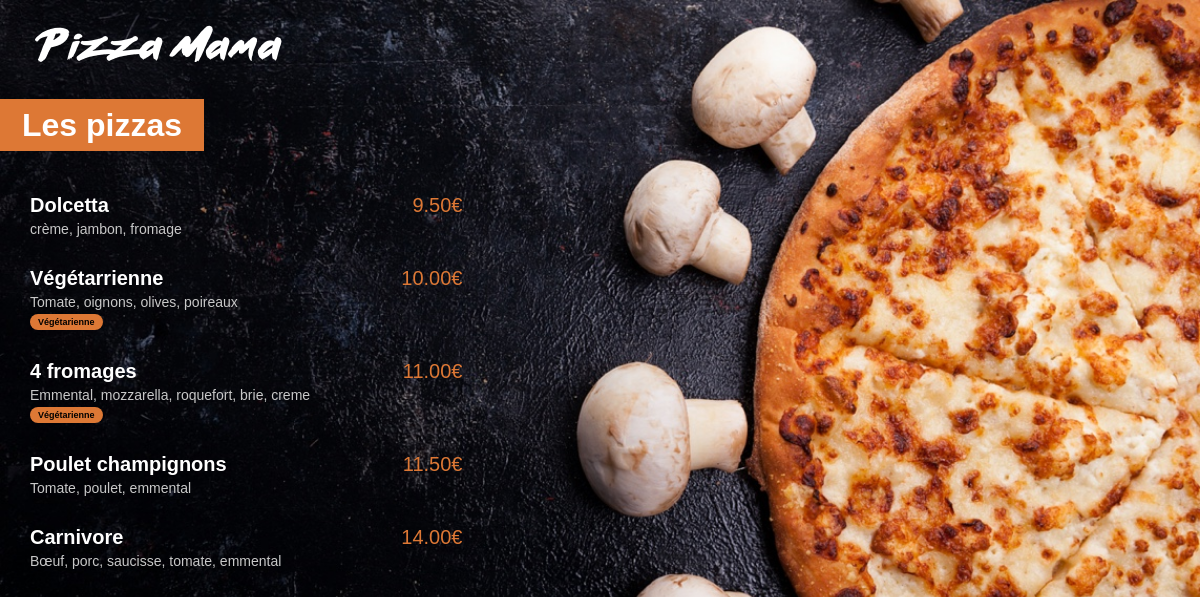
The app's page /menu/, older data.
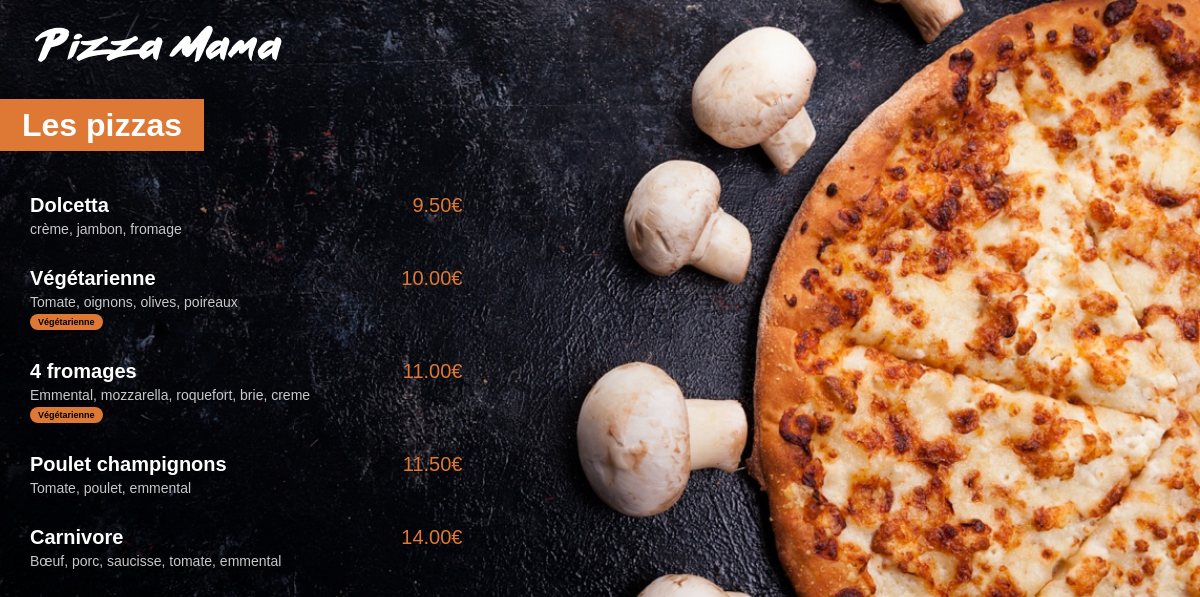
The same page, newer data.
### menu/models.py (models this page shows, shortened)
class Pizza(models.Model):
    nom = models.CharField(max_length=200)
    ingredients = models.CharField(max_length=400)
    prix = models.FloatField(default=0)
    vegetarienne = models.BooleanField(default=False)

### menu/views.py (the view)
# urls.py: path('', views.index, name="index"),
def index(request):
    pizzas = Pizza.objects.all().order_by('prix')
    return render(request, 'menu/index.html', {'pizzas': pizzas})

### menu/templates/menu/index.html (shortened to what this page needs)
{% load static %}
<html lang="fr">
<head>
    <link rel="stylesheet" href="{% static 'menu/style.css' %}">
</head>
<body>
<img id="small_logo" src="{% static 'menu/images/small_logo.png' %}">
<div class="menu_title">
    <h1>Les pizzas</h1>
</div>
<div class="menu_list">
    {% for pizza in pizzas %}
    <div class="menu_list_item">
        <span class="menu_list_title">{{pizza.nom}}</span>
        <span class="menu_list_price">{{pizza.prix | floatformat:2}}€</span>
        <span class="menu_list_ingredient">{{pizza.ingredients}}</span>
        {% if pizza.vegetarienne %}
        <span class="menu_list_badge">Végétarienne</span>
        {% endif %}
    </div>
    {% endfor %}
</div>
</body>
</html>

### menu/static/menu/style.css (style rules this page uses)
body { background: url("images/menu_background.jpg") no-repeat center center fixed; -webkit-background-size: cover; -moz-background-size: cover; -o-background-size: cover; background-size: cover; color: white; margin: 0px; font-family: arial; }
#small_logo { margin-top: 25px; margin-left: 35px; }
h1 { background-color: #DD7835; display: inline; padding: 8px 22px; }
.menu_title { margin-top: 45px; margin-bottom: 50px }
.menu_list { margin-left: 30px }
.menu_list_item { margin: 30px 0px; }
.menu_list_title { font-weight: bold; font-size: 20px; display: inline-block; width: 350px; }
.menu_list_price { color: #DD7835; font-size: 20px; margin-left: 8px; display: inline-block; width: 70px; text-align: right; }
.menu_list_ingredient { color: #C8C8C8; font-size: 14px; margin-top: 4px; display: block; width: 320px; }
.menu_list_badge { font-weight: bold; color: black; font-size: 9px; background-color: #DD7835; padding: 3px 8px; display: inline-block; margin-top: 4px; border-radius: 8px; }

Row changes from the older to the newer data that the page shows:
changed Pizza "Tomate, oignons, olives, poireaux": nom "Végétarrienne" → "Végétarienne"
